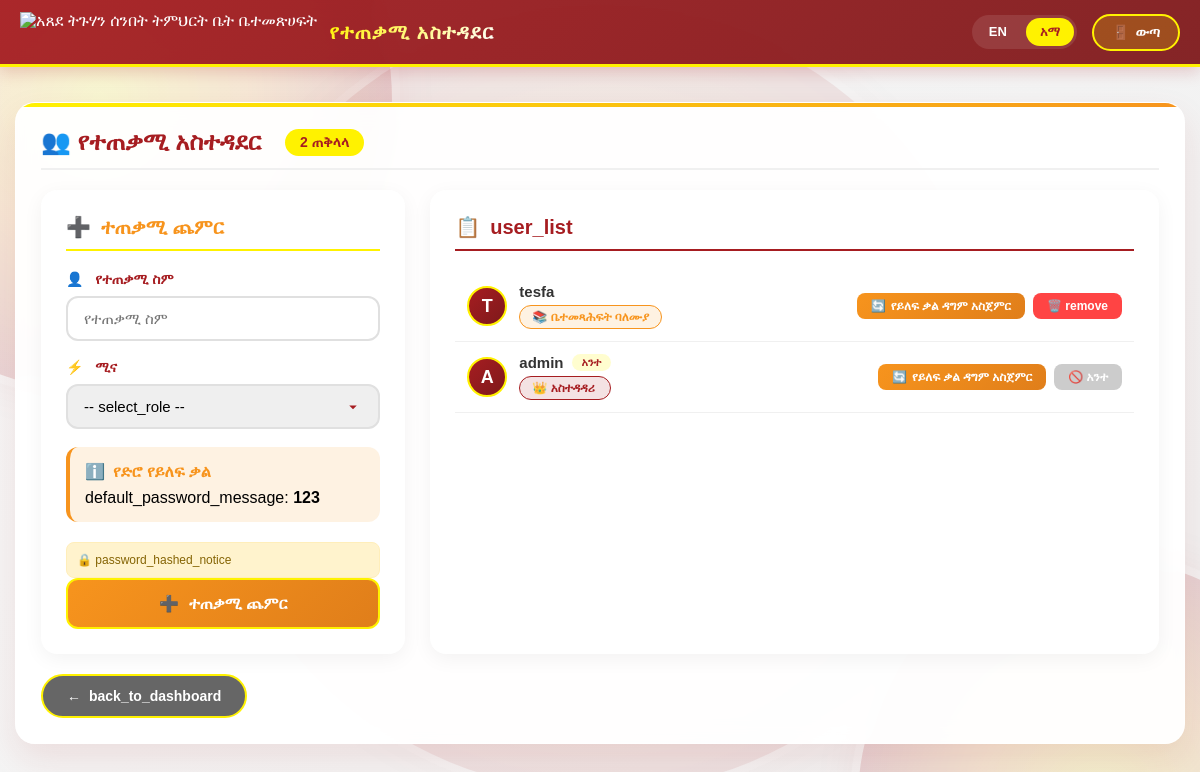
The page /admin/add_user.php?lang=am (signed in) on the database its author committed.
### tables this page shows
CREATE TABLE `users` (
  `id` int(11) NOT NULL AUTO_INCREMENT,
  `full_name` varchar(120) NOT NULL,
  `phone` varchar(30) NOT NULL,
  `username` varchar(60) NOT NULL,
  `password` varchar(255) NOT NULL,
  `role` enum('admin','librarian','member') NOT NULL DEFAULT 'member',
  `status` enum('pending','active','rejected','suspended') NOT NULL DEFAULT 'pending',
  `avatar` varchar(255) DEFAULT NULL,
  `last_login` datetime DEFAULT NULL,
  `created_at` datetime NOT NULL DEFAULT current_timestamp(),
  `updated_at` datetime NOT NULL DEFAULT current_timestamp() ON UPDATE current_timestamp(),
  PRIMARY KEY (`id`),
  UNIQUE KEY `username` (`username`)
);

### lang.php (called while the page is built, shortened)
<?php
function __($key) {
    global $lang_en, $lang_am;
    $lang = $_SESSION['lang'] ?? 'en';
    if($lang == 'am') {
        return $lang_am[$key] ?? $key;
    }
    return $lang_en[$key] ?? $key;
}
?>

### admin/add_user.php (the view, shortened to what this page needs)
<?php
include("../config.php");
include("../lang.php");
$users = mysqli_query($conn, "SELECT * FROM users ORDER BY id DESC");
?>
<!DOCTYPE html>
<html>
<head>
</head>
<body>
<header>
  <div class="logo-area">
    <img src="../image/icon.php" alt="<?php echo __('site_title'); ?>">
    <h2><?php echo __('user_management'); ?></h2>
  </div>
  <div style="display: flex; align-items: center;">
    <div class="lang-switcher">
      <a href="?lang=en" class="lang-btn <?php echo isset($_SESSION['lang']) && $_SESSION['lang'] == 'en' ? 'active' : ''; ?>">EN</a>
      <a href="?lang=am" class="lang-btn <?php echo isset($_SESSION['lang']) && $_SESSION['lang'] == 'am' ? 'active' : ''; ?>">አማ</a>
    </div>
    <div class="logout-btn">
      <a href="../auth_logout.php">
        <span>🚪</span> <?php echo __('logout'); ?>
      </a>
    </div>
  </div>
</header>
<div class="container">
  <div class="main-card">
    <h2>
      👥 <?php echo __('user_management'); ?>
      <span class="stats-badge">
        <?php echo mysqli_num_rows($users); ?> <?php echo __('total'); ?>
      </span>
    </h2>
    <div class="user-grid">
      <div class="add-section">
        <h3>
          <span>➕</span> <?php echo __('add_user'); ?>
        </h3>
        <form method="post">
          <div class="form-group">
            <label class="required">
              <span>👤</span> <?php echo __('username'); ?>
            </label>
            <input type="text" name="username" class="form-control" placeholder="<?php echo __('username'); ?>" required autocomplete="off">
          </div>
          <div class="form-group">
            <label class="required">
              <span>⚡</span> <?php echo __('role'); ?>
            </label>
            <select name="role" class="form-control" required>
              <option value="" disabled selected>-- <?php echo __('select_role'); ?> --</option>
            </select>
          </div>
          <div class="info-box">
            <div class="info-box-title">
              <span>ℹ️</span> <?php echo __('default_password'); ?>
            </div>
            <div class="info-box-text">
              <?php echo __('default_password_message'); ?>: <strong>123</strong>
            </div>
          </div>
          <div class="security-note">
            🔒 <?php echo __('password_hashed_notice'); ?>
          </div>
          <button type="submit" name="add" class="add-btn">
            <span>➕</span> <?php echo __('add_user'); ?>
          </button>
        </form>
      </div>
      <div class="list-section">
        <h3>
          <span>📋</span> <?php echo __('user_list'); ?>
        </h3>
        <?php if(mysqli_num_rows($users) > 0): ?>
          <div class="users-list">
            <?php while($user = mysqli_fetch_assoc($users)):
              $current_user = $_SESSION['username'];
              $is_current = ($user['username'] == $current_user);
              $first_letter = strtoupper(substr($user['username'], 0, 1));
            ?>
              <div class="user-item">
                <div class="user-info">
                  <div class="user-avatar"><?php echo $first_letter; ?></div>
                  <div class="user-details">
                    <div class="user-name">
                      <?php echo htmlspecialchars($user['username']); ?>
                      <?php if($is_current): ?>
                        <span class="current-user"><?php echo __('current_user'); ?></span>
                      <?php endif; ?>
                    </div>
                    <span class="user-role role-<?php echo $user['role']; ?>">
                      <?php if($user['role'] == 'admin'): ?>👑 <?php echo __('admin'); ?>
                      <?php else: ?>📚 <?php echo __('librarian'); ?>
                      <?php endif; ?>
                    </span>
                  </div>
                </div>
                <div class="action-buttons">
                  <form method="post" style="display: inline;">
                    <button type="submit" name="reset" class="reset-btn" onclick="return confirm('<?php echo __('confirm_reset'); ?> <?php echo $user['username']; ?>?')">
                      <span>🔄</span> <?php echo __('reset_password'); ?>
                    </button>
                  </form>
                  <?php if(!$is_current): ?>
                    <a href="add_user.php?delete=<?php echo $user['id']; ?>"
                       onclick="return confirm('<?php echo __('confirm_remove'); ?> <?php echo $user['username']; ?>?')"
                       class="delete-btn">
                      🗑️ <?php echo __('remove'); ?>
                    </a>
                  <?php else: ?>
                    <span class="delete-btn disabled">🚫 <?php echo __('current_user'); ?></span>
                  <?php endif; ?>
                </div>
              </div>
            <?php endwhile; ?>
          </div>
        <?php endif; ?>
      </div>
    </div>
    <a href="dashboard.php" class="back-btn">
      <span>←</span> <?php echo __('back_to_dashboard'); ?>
    </a>
  </div>
</div>
</body>
</html>

### rows shown on the page
users: username "T", username "tesfa", role "ቤተመጻሕፍት ባለሙያ"
users: username "A", username "admin", role "አስተዳዳሪ"

### other values the page prints
__('user_management') "የተጠቃሚ አስተዳደር"
__('logout') "ውጣ"
mysqli_num_rows($users) "2"
__('total') "ጠቅላላ"
__('add_user') "ተጠቃሚ ጨምር"
__('username') "የተጠቃሚ ስም"
__('role') "ሚና"
__('default_password') "የድሮ የይለፍ ቃል"
__('default_password_message') "default_password_message"
__('password_hashed_notice') "password_hashed_notice"
__('user_list') "user_list"
__('back_to_dashboard') "back_to_dashboard"
